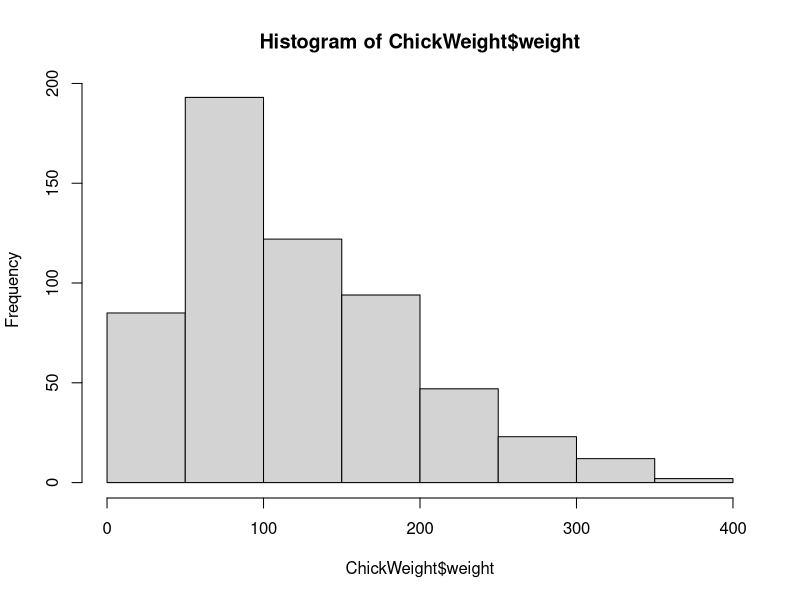
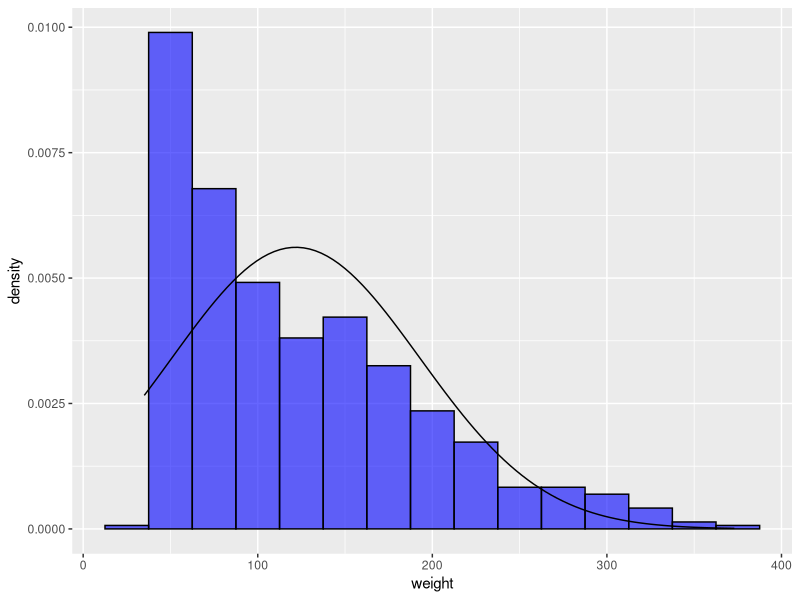
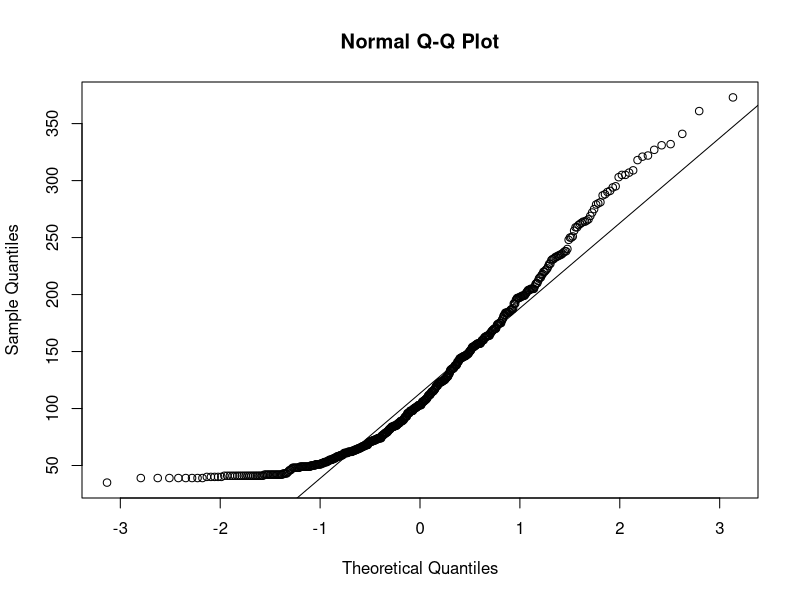
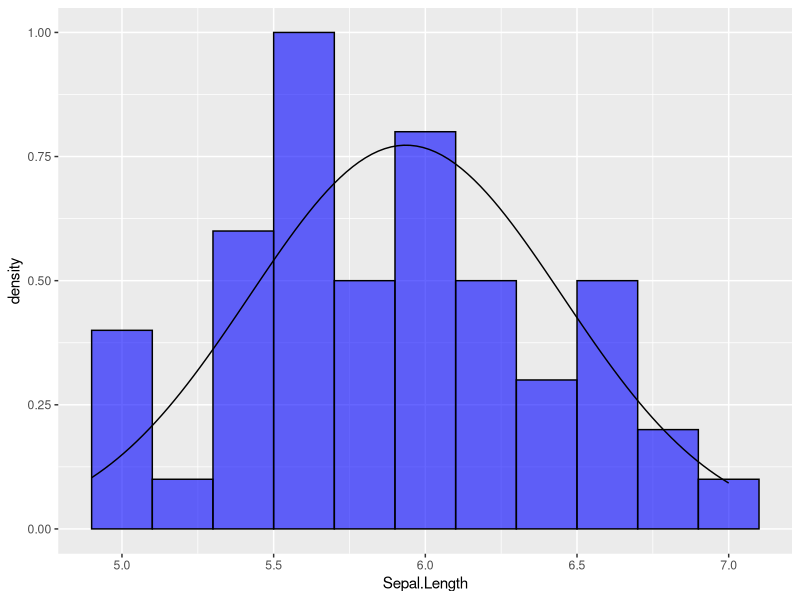
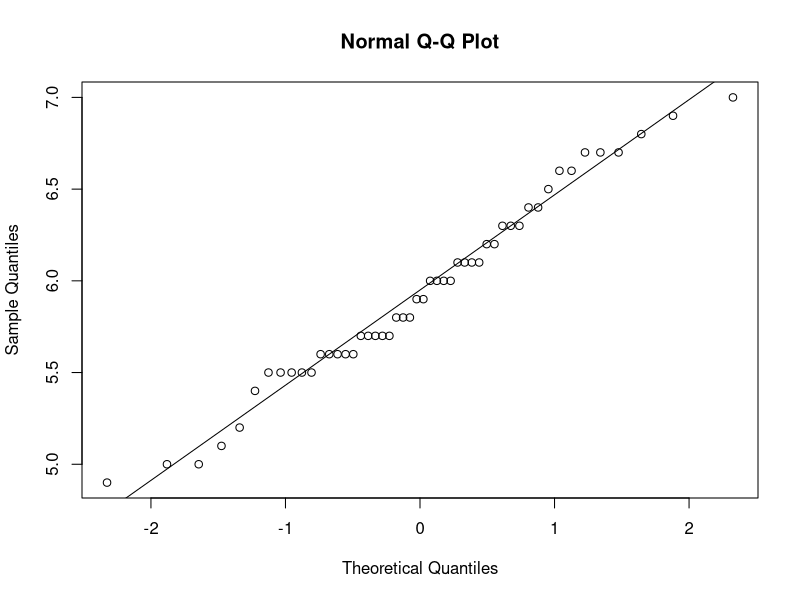
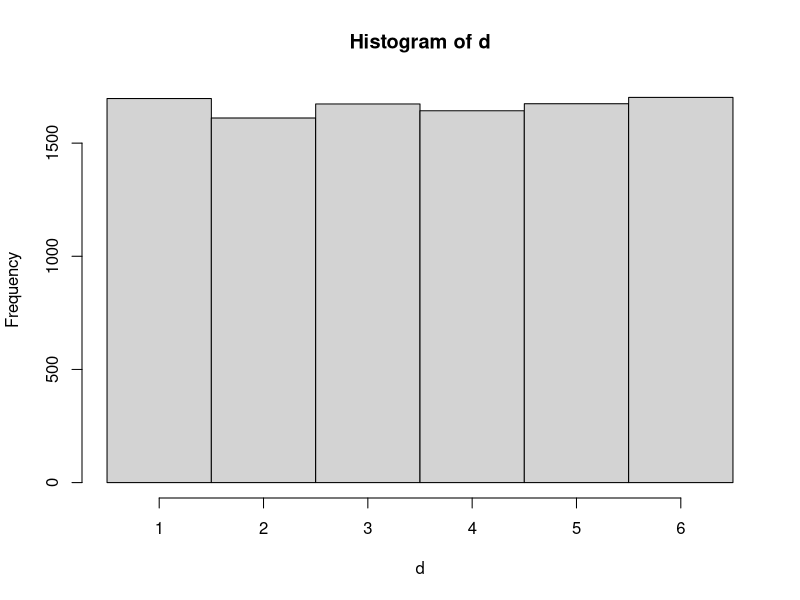
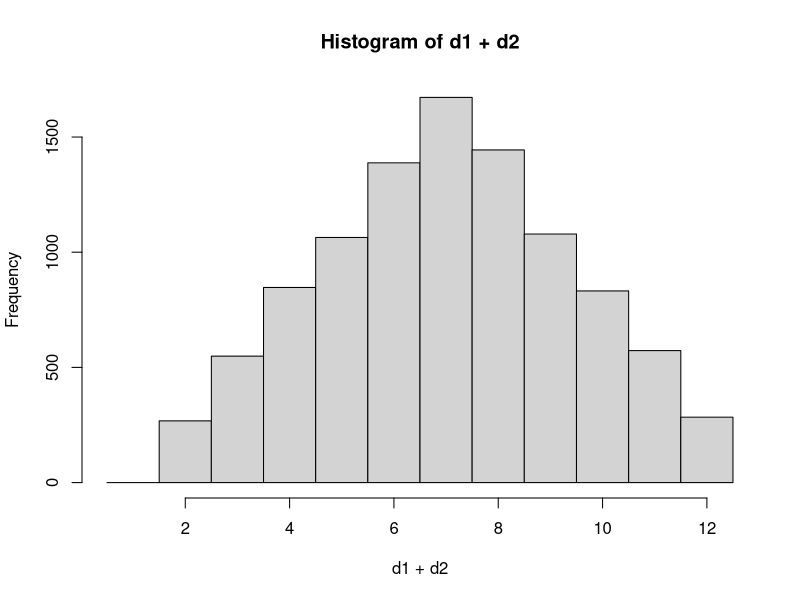
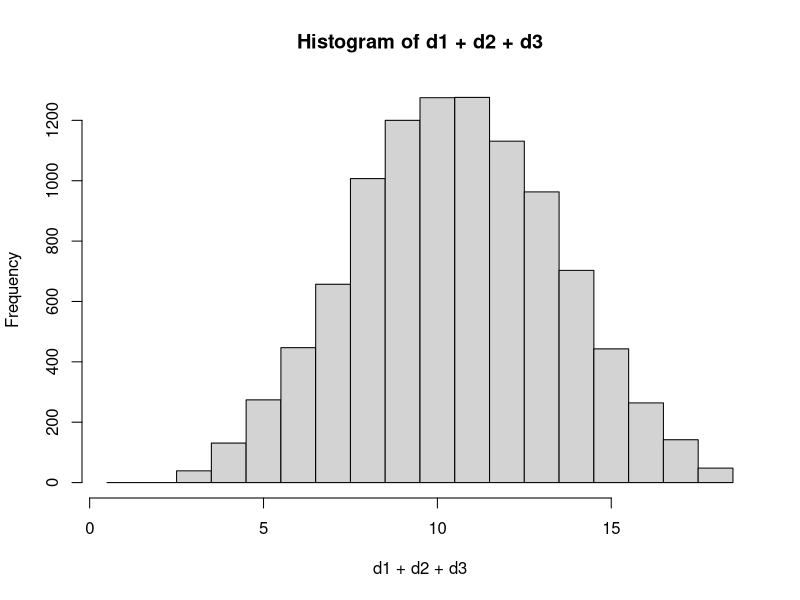

Write R code to recreate these figures, in order.
############  Normal Distribution, Binomial Dist, & Sampling ################

## Examining Normal Distributions

# Let's look at chicken weights in the built in data set ChickWeights

hist(ChickWeight$weight)

# Does it look normal?

# Overlay a normal distribution:
library(tidyverse)

ggplot(ChickWeight, aes(x = weight)) +
  geom_histogram(aes(y = ..density..), 
            fill = "blue",
            colour = "black", 
            alpha = 0.6, 
            binwidth = 25) + 
  stat_function(fun = dnorm,
                args = c(mean(ChickWeight$weight), sd(ChickWeight$weight)))

# Create a Normal-Probability Plot

qqnorm(ChickWeight$weight)
qqline(ChickWeight$weight)

# Another example: The famous "iris" data set

iris %>%
  filter(Species == "versicolor") %>%
  select(Sepal.Length) %>%
  unlist() %>%
  mean() -> SL.mean

iris %>%
  filter(Species == "versicolor") %>%
  select(Sepal.Length) %>%
  unlist() %>%
  sd() -> SL.sd

iris %>%
  filter(Species == "versicolor") %>%
ggplot(aes(x = Sepal.Length)) +
  geom_histogram(aes(y = ..density..), 
                 fill = "blue",
                 colour = "black", 
                 alpha = 0.6,
                 binwidth = 0.2) + 
  stat_function(fun = dnorm,
                args = c(SL.mean, SL.sd))

iris %>%
  filter(Species == "versicolor") %>%
  select(Sepal.Length) %>%
  unlist() %>%
  qqnorm()

iris %>%
  filter(Species == "versicolor") %>%
  select(Sepal.Length) %>%
  unlist() %>%
  qqline() 

## Roll a dice 10000 times
d <- sample(1:6,10000,replace = TRUE)
hist(d, breaks = c(1:7-0.5))

## Roll two dice and add them, 10000 times

d1 <- sample(1:6, 10000, replace = TRUE)
d2 <- sample(1:6, 10000, replace = TRUE)

hist(d1+d2, breaks = c(1:13-0.5))

## Roll 3 dice and add them, 10000 times

d1 <- sample(1:6, 10000, replace = TRUE)
d2 <- sample(1:6, 10000, replace = TRUE)
d3 <- sample(1:6, 10000, replace = TRUE)


hist(d1+d2+d3, breaks = c(1:19-0.5))


## Roll N dice?

N = 100
t = 10000
rolling_sum <- rep(0,t)

for(i in 1:N){
  rolling_sum <- rolling_sum + sample(1:6, t, replace = TRUE)
}

ggplot(as.data.frame(rolling_sum), aes(x = rolling_sum)) + 
  geom_histogram(fill = "blue", 
                 colour = "black", 
                 alpha = 0.6,
                 binwidth = 1)

## Exercise: repeat for 10 dice, 100 dice. Bonus: What about a 20 sided die?


## Simulating Measurement Errors
## Making measurements are complicated. Assume a single measurement has
## many sources of error. Also assume each of these errors is random,
## uniformly distributed over some interval.

N = 5
t = 10000
error_sum <- NULL

for(j in 1:t){
  error_sum <- c(error_sum, sum(runif(N, min=-1,max=1)))
}
hist(error_sum)

###### Working with the Normal distrubtion in R

# Get a random sample from a normal distribution

n <- rnorm(30, mean = 50, sd = 10)
hist(n)

n <- rnorm(100)  # no mean or sd --> Standard Normal, mean = 0, sd = 1

# What's proportion of test takers score below 1200
# on the SAT (mean = 1500, sd = 300)

pnorm(1200, mean = 1500, sd = 300)

# Alternatively

z_score <- (1200-1500)/300

pnorm(z_score)  # z-scores are standard normal

# Above 2000?

pnorm(2000, mean = 1500, sd = 300, lower.tail = FALSE)

# What score is needed to be in the 90% percentile?

qnorm(0.9, mean = 1500, sd = 300)


## Binomial Distributions & The Normal Approximation

# Coin Flip: probability of success, p = 0.5

# Sanity check: What's the probability of getting 1 head out of 1 flips?
dbinom(x = 1, size = 1, prob = 0.5)   # x: # of success, size: # of trials, prob: # prob of success

# What's the probability of getting 5 heads out of 10 flips
dbinom(x = 5, size = 10, prob = 0.5)

# Exercise: What's the probability of getting 10 heads out of 20?
#           50 out of 100?
#           500 out of 1000?

# What's the probabiity of getting between 4 & 6 heads out of 10 (inclusive)?

sum(dbinom(4:6, size=10, prob = 0.5))

# Excercise: What's the probabiity of getting between 40 & 60 heads out of 100 (inclusive)?
#            What's the probabiity of getting between 400 & 600 heads out of 1000 (inclusive)?

# Basketball: Zion Williamson is 68% shooter (p = 0.68). 
# If Zion takes 23 shots in a game, what is the probability 
#    he makes 12 or fewer basekts?

#Using dbinom
sum(dbinom(0:12, size = 23, prob = 0.68))

#Using pbinom
pbinom(12, size = 23, prob = 0.68)

# In 70% of the games, you'd expect him to score at least how many basekts?

qbinom(0.7, 23, lower.tail = FALSE, 0.68)

## Let's generate a sample of games
rbinom(1,23,0.68)

## Let's simulate 1000 games:
zion <- rbinom(1000,23,0.68)
hist(zion)


### Binomial Distribution vs. Normal Distribution

## 70% of the dogs in the TSA program have floppy ears. If we randomly sample
## 75 dogs, what's the probability that our sample has between 45 and 55 (inclusive)
## dogs with floppy ears?

sum(dbinom(45:55,75,0.7))

## OR

pbinom(55,75,0.7)-pbinom(44,75,0.7)  #Note the 44. Why?

## Normal Approx
m = 0.7*75
std = sqrt(75*0.7*0.3)

pnorm(55, m, std) - pnorm(45, m, std)

## Notice it's not so good...
## With the correction:

pnorm(55+0.5, m, std) - pnorm(45-.5, m, std)

N <- rnorm(10000, m, std)
B <- rbinom(10000, 75, 0.7)

NormVBin <- data.frame(distr = rep(c("Norm","Binom"),each = 10000), val = c(N,B))

ggplot(NormVBin, aes(x = val)) + 
  facet_wrap(~distr) +
  geom_histogram(binwidth = 1)

ggplot(NormVBin, aes(x = val, color = distr)) + 
  geom_freqpoly(binwidth = 1)




######  How do samples compare to the population: For a proportion  ######

## We'll let R store the population in the background and sample from it

## let's say the Ture Proportion P = 0.65. Let's sample of size n from that population.

P <- 0.65
n <- 25

samp <- sample(c(1,0),n,c(P,1-P), replace = TRUE)

mean(samp)

# Let's repeat this lots of times and see what we get

samp_props <- NULL

for(i in 1:10000){
  temp_samp <- sample(c(1,0),n,c(P,1-P), replace = TRUE)
  
  samp_props <- c(samp_props,mean(temp_samp))
  
}

mean(samp_props)
sd(samp_props)

ggplot(as.data.frame(samp_props),aes(x=samp_props))+
  geom_histogram(binwidth = 0.05, # binwidth specifies the width of each bin, while bins specifies the # of bins
                 col="blue", 
                 fill="green", 
                 alpha = .2) + 
  labs(title="Sampling Distribution for a Proportion. Red Line Indicates the True Proportion", x="Sample Proportion", y="Count") +
  geom_vline(xintercept = P, color = "red")

# Exercise: repeat this for larger samples. (Note that you may want to change the bin width.) 
# What do you notice?


# Let's do this a function so we can easily repeat.

propSamplingDist <- function(true_p, N, trials){
  samp_props <- NULL
  
  for(i in 1:trials){
    temp_samp <- sample(c(1,0),N,c(true_p,1-true_p), replace = TRUE)
    
    samp_props <- c(samp_props,mean(temp_samp))
    
  }
  
  print(paste("Mean proportion for all sammples:",mean(samp_props)))
  print(paste("Standard Deviation for the proportions for all sammples:",sd(samp_props)))
  
  ggplot(as.data.frame(samp_props),aes(x=samp_props))+
    geom_histogram(bins=20,
                   col = "blue",
                   fill = "green",
                   alpha = 0.2) +
    labs(title = "Sampling Distribution for a Proportion. Red Line Indicates the True Proportion", x="Sample Proportion", y="Count") +
    geom_vline(xintercept = true_p, color = "red")
  }
  
  